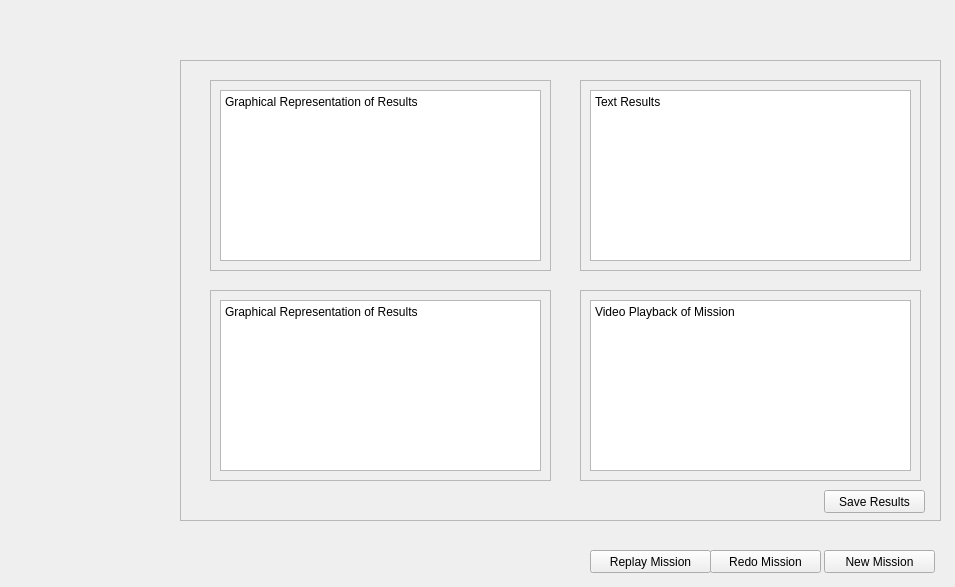
<?xml version="1.0" encoding="UTF-8"?>
<ui version="4.0">
 <class>MissionRecap</class>
 <widget class="QWidget" name="MissionRecap">
  <property name="geometry">
   <rect>
    <x>0</x>
    <y>0</y>
    <width>955</width>
    <height>587</height>
   </rect>
  </property>
  <property name="windowTitle">
   <string>Form</string>
  </property>
  <widget class="QFrame" name="frame">
   <property name="geometry">
    <rect>
     <x>210</x>
     <y>80</y>
     <width>341</width>
     <height>191</height>
    </rect>
   </property>
   <property name="frameShape">
    <enum>QFrame::StyledPanel</enum>
   </property>
   <property name="frameShadow">
    <enum>QFrame::Raised</enum>
   </property>
   <widget class="QPlainTextEdit" name="plainTextEdit">
    <property name="geometry">
     <rect>
      <x>10</x>
      <y>10</y>
      <width>321</width>
      <height>171</height>
     </rect>
    </property>
    <property name="plainText">
     <string>Graphical Representation of Results</string>
    </property>
   </widget>
  </widget>
  <widget class="QFrame" name="frame_2">
   <property name="geometry">
    <rect>
     <x>210</x>
     <y>290</y>
     <width>341</width>
     <height>191</height>
    </rect>
   </property>
   <property name="frameShape">
    <enum>QFrame::StyledPanel</enum>
   </property>
   <property name="frameShadow">
    <enum>QFrame::Raised</enum>
   </property>
   <widget class="QPlainTextEdit" name="plainTextEdit_2">
    <property name="geometry">
     <rect>
      <x>10</x>
      <y>10</y>
      <width>321</width>
      <height>171</height>
     </rect>
    </property>
    <property name="plainText">
     <string>Graphical Representation of Results</string>
    </property>
   </widget>
  </widget>
  <widget class="QFrame" name="frame_3">
   <property name="geometry">
    <rect>
     <x>580</x>
     <y>80</y>
     <width>341</width>
     <height>191</height>
    </rect>
   </property>
   <property name="frameShape">
    <enum>QFrame::StyledPanel</enum>
   </property>
   <property name="frameShadow">
    <enum>QFrame::Raised</enum>
   </property>
   <widget class="QPlainTextEdit" name="plainTextEdit_3">
    <property name="geometry">
     <rect>
      <x>10</x>
      <y>10</y>
      <width>321</width>
      <height>171</height>
     </rect>
    </property>
    <property name="plainText">
     <string>Text Results</string>
    </property>
   </widget>
  </widget>
  <widget class="QFrame" name="frame_4">
   <property name="geometry">
    <rect>
     <x>580</x>
     <y>290</y>
     <width>341</width>
     <height>191</height>
    </rect>
   </property>
   <property name="frameShape">
    <enum>QFrame::StyledPanel</enum>
   </property>
   <property name="frameShadow">
    <enum>QFrame::Raised</enum>
   </property>
   <widget class="QPlainTextEdit" name="plainTextEdit_4">
    <property name="geometry">
     <rect>
      <x>10</x>
      <y>10</y>
      <width>321</width>
      <height>171</height>
     </rect>
    </property>
    <property name="plainText">
     <string>Video Playback of Mission</string>
    </property>
   </widget>
  </widget>
  <widget class="QFrame" name="frame_5">
   <property name="geometry">
    <rect>
     <x>180</x>
     <y>60</y>
     <width>761</width>
     <height>461</height>
    </rect>
   </property>
   <property name="frameShape">
    <enum>QFrame::StyledPanel</enum>
   </property>
   <property name="frameShadow">
    <enum>QFrame::Raised</enum>
   </property>
   <widget class="QPushButton" name="pushButton">
    <property name="geometry">
     <rect>
      <x>644</x>
      <y>430</y>
      <width>101</width>
      <height>23</height>
     </rect>
    </property>
    <property name="text">
     <string>Save Results</string>
    </property>
   </widget>
  </widget>
  <widget class="QPushButton" name="pushButton_2">
   <property name="geometry">
    <rect>
     <x>824</x>
     <y>550</y>
     <width>111</width>
     <height>23</height>
    </rect>
   </property>
   <property name="text">
    <string>New Mission</string>
   </property>
  </widget>
  <widget class="QPushButton" name="pushButton_3">
   <property name="geometry">
    <rect>
     <x>710</x>
     <y>550</y>
     <width>111</width>
     <height>23</height>
    </rect>
   </property>
   <property name="text">
    <string>Redo Mission</string>
   </property>
  </widget>
  <widget class="QPushButton" name="pushButton_4">
   <property name="geometry">
    <rect>
     <x>590</x>
     <y>550</y>
     <width>121</width>
     <height>23</height>
    </rect>
   </property>
   <property name="text">
    <string>Replay Mission</string>
   </property>
  </widget>
  <zorder>frame_5</zorder>
  <zorder>frame</zorder>
  <zorder>frame_2</zorder>
  <zorder>frame_3</zorder>
  <zorder>frame_4</zorder>
  <zorder>pushButton_2</zorder>
  <zorder>pushButton_3</zorder>
  <zorder>pushButton_4</zorder>
 </widget>
 <resources/>
 <connections/>
</ui>
